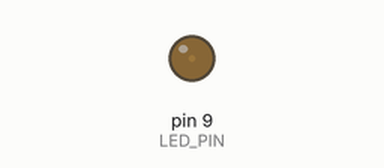
Bench run of a sketch on a simulated Arduino Uno, built with avr-gcc and run on an emulated ATmega328P. Shown: output pins drawn as LEDs (lit = HIGH).

Above: at 0.05 s.
At 0.5 s:
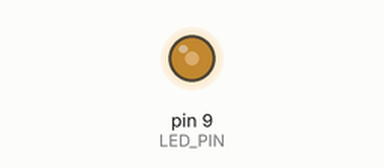
At 0.95 s:
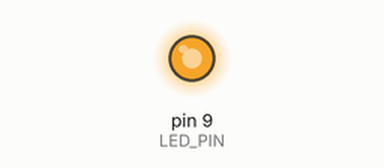
At 1.8 s:
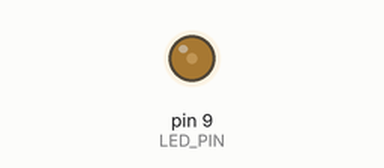
Timing chart, 0 to 4.7 s (numbered marks = the images above):
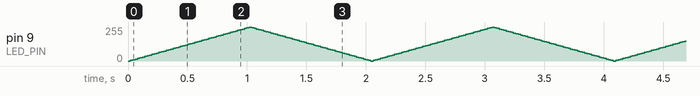

The sketch:

pwm_fade.ino
```cpp
const uint8_t LED_PIN = 9;
const unsigned long UPDATE_MS = 20;
const int STEP = 5;
int brightness = 0;
int direction = STEP;
unsigned long lastUpdate = 0;

void setup() { pinMode(LED_PIN, OUTPUT); }

void loop() {
  if (millis() - lastUpdate < UPDATE_MS) return;
  lastUpdate = millis();
  brightness += direction;
  if (brightness >= 255) { brightness = 255; direction = -STEP; }
  if (brightness <= 0) { brightness = 0; direction = STEP; }
  analogWrite(LED_PIN, brightness);
}
```
